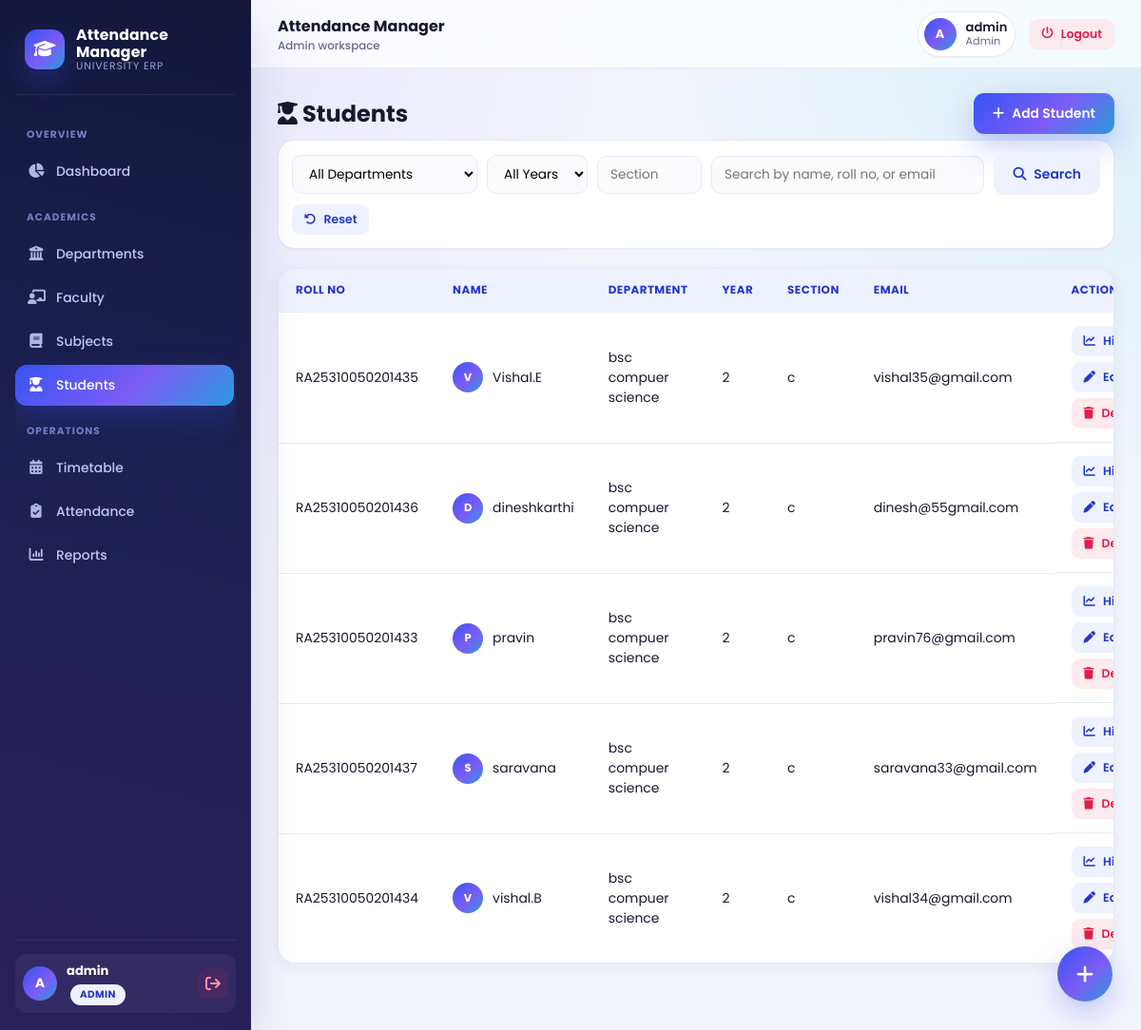
The app's page /students (signed in) with its own data.
### tables this page shows
CREATE TABLE students (
                id INTEGER PRIMARY KEY AUTOINCREMENT,
                roll_no TEXT UNIQUE NOT NULL,
                name TEXT NOT NULL,
                department_id INTEGER,
                year INTEGER,
                section TEXT,
                email TEXT,
                username TEXT UNIQUE NOT NULL,
                password_hash TEXT NOT NULL,
                created_at TEXT DEFAULT (datetime('now')),
                FOREIGN KEY (department_id) REFERENCES departments (id) ON DELETE SET NULL
            );

CREATE TABLE departments (
                id INTEGER PRIMARY KEY AUTOINCREMENT,
                name TEXT UNIQUE NOT NULL,
                code TEXT,
                created_at TEXT DEFAULT (datetime('now'))
            );

### app.py (the view)
@app.route("/students")
@role_required("admin")
def students():
    department_id = request.args.get("department_id") or None
    year = request.args.get("year") or None
    section = request.args.get("section") or None
    search = request.args.get("search") or None
    all_students = db.get_all_students(department_id, year, section, search)
    departments = db.get_all_departments()
    return render_template(
        "students.html",
        students=all_students,
        departments=departments,
        years=YEARS,
        filters={"department_id": department_id, "year": year, "section": section, "search": search or ""},
    )

### app.py (called while the page is built)
def role_required(*roles):
    def decorator(view_func):
        @wraps(view_func)
        def wrapped(*args, **kwargs):
            if "user_id" not in session:
                flash("Please log in to continue.", "warning")
                return redirect(url_for("login"))
            if session.get("role") not in roles:
                flash("You do not have permission to view that page.", "error")
                return redirect(url_for("dashboard"))
            return view_func(*args, **kwargs)
        return wrapped
    return decorator

@app.context_processor
def inject_user():
    return {
        "current_user": session.get("username"),
        "current_role": session.get("role"),
    }

### database.py (called while the page is built)
def get_db_connection():
    conn = sqlite3.connect(DB_PATH, timeout=DB_TIMEOUT_SECONDS)
    conn.row_factory = sqlite3.Row
    conn.execute("PRAGMA foreign_keys = ON")
    conn.execute(f"PRAGMA busy_timeout = {DB_TIMEOUT_SECONDS * 1000}")
    conn.execute("PRAGMA journal_mode = WAL")
    conn.execute("PRAGMA synchronous = NORMAL")
    return conn

def get_all_departments():
    conn = get_db_connection()
    try:
        rows = conn.execute("SELECT * FROM departments ORDER BY name ASC").fetchall()
    finally:
        conn.close()
    return rows

### templates/students.html (shortened to what this page needs)
{% extends "base.html" %}
{% block content %}
<div class="page-header">
    <h1><i class="fa-solid fa-user-graduate"></i> Students</h1>
    <a href="{{ url_for('add_student') }}" class="btn btn-primary"><i class="fa-solid fa-plus"></i> Add Student</a>
</div>
<form method="GET" class="filter-bar">
    <select name="department_id" onchange="this.form.submit()">
        <option value="">All Departments</option>
    </select>
    <select name="year" onchange="this.form.submit()">
        <option value="">All Years</option>
    </select>
    <input type="text" name="section" placeholder="Section" value="{{ filters.section or '' }}" class="filter-input-small">
    <input type="text" name="search" placeholder="Search by name, roll no, or email" value="{{ filters.search }}" class="filter-input">
    <button type="submit" class="btn btn-secondary"><i class="fa-solid fa-magnifying-glass"></i> Search</button>
    <a href="{{ url_for('students') }}" class="btn btn-small btn-secondary"><i class="fa-solid fa-rotate-left"></i> Reset</a>
</form>
{% if students %}
<div class="table-wrapper reveal">
    <table class="data-table">
        <thead>
            <tr>
                <th>Roll No</th>
                <th>Name</th>
                <th>Department</th>
                <th>Year</th>
                <th>Section</th>
                <th>Email</th>
                <th>Actions</th>
            </tr>
        </thead>
        <tbody>
            {% for s in students %}
            <tr>
                <td>{{ s.roll_no }}</td>
                <td>
                    <div class="name-cell">
                        <span class="cell-avatar">{{ s.name[0]|upper }}</span>
                        {{ s.name }}
                    </div>
                </td>
                <td>{{ s.department_name or "-" }}</td>
                <td>{{ s.year or "-" }}</td>
                <td>{{ s.section or "-" }}</td>
                <td>{{ s.email or "-" }}</td>
                <td class="actions-cell">
                    <a href="{{ url_for('student_history', student_id=s.id) }}" class="btn btn-small btn-secondary"><i class="fa-solid fa-chart-line"></i> History</a>
                    <a href="{{ url_for('edit_student', student_id=s.id) }}" class="btn btn-small btn-secondary"><i class="fa-solid fa-pen"></i> Edit</a>
                    <form method="POST" action="{{ url_for('delete_student', student_id=s.id) }}" class="inline-form" onsubmit="return confirmDelete('{{ s.name }}');">
                        <button type="submit" class="btn btn-small btn-danger"><i class="fa-solid fa-trash"></i> Delete</button>
                    </form>
                </td>
            </tr>
            {% endfor %}
        </tbody>
    </table>
</div>
{% else %}
<p class="empty-state"><i class="fa-solid fa-user-slash"></i><br>No students found. Click "Add Student" to get started.</p>
{% endif %}
<a href="{{ url_for('add_student') }}" class="fab" title="Add Student"><i class="fa-solid fa-plus"></i></a>
{% endblock %}

### records on screen
students: roll_no "RA25310050201435", name "V", name "Vishal.E", name "bsc compuer science", year "2", section "c", email "vishal35@gmail.com"
students: roll_no "RA25310050201436", name "D", name "dineshkarthi", name "bsc compuer science", year "2", section "c", email "dinesh@55gmail.com"
students: roll_no "RA25310050201433", name "P", name "pravin", name "bsc compuer science", year "2", section "c", email "pravin76@gmail.com"
students: roll_no "RA25310050201437", name "S", name "saravana", name "bsc compuer science", year "2", section "c", email "saravana33@gmail.com"
students: roll_no "RA25310050201434", name "V", name "vishal.B", name "bsc compuer science", year "2", section "c", email "vishal34@gmail.com"

### other values on screen
{{ current_user[0]|upper }} "A"
{{ current_user }} "admin"
{{ current_role|capitalize }} "ADMIN"
{{ current_role|capitalize }} "Admin"
